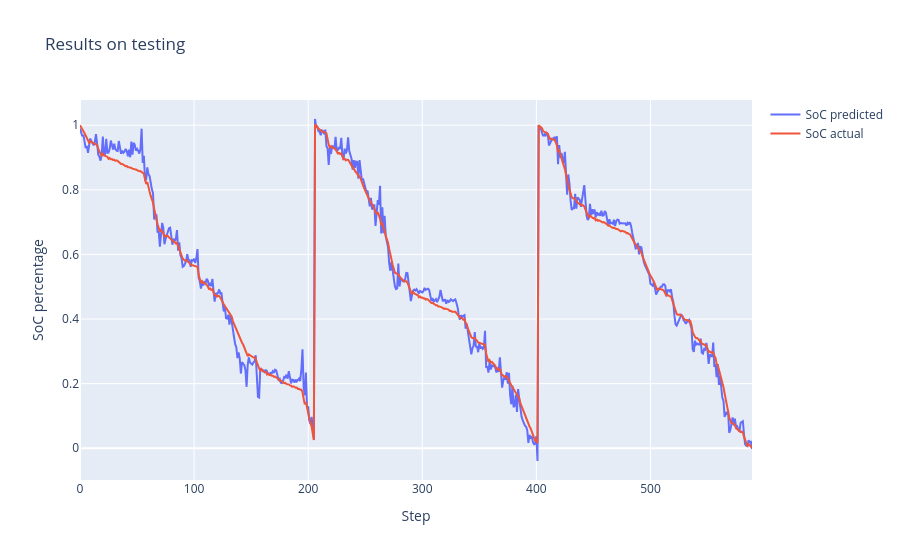

This figure's notebook cell:
### Markdown cell above
## 0C

### Code cell
test_x, test_y = get_test_data(['0degC/590_Mixed4',
                                '0degC/590_Mixed5',
                                '0degC/590_Mixed6'])

print(model.evaluate(test_x, test_y))
plot_test_performance(test_x, test_y)

### Figure 1 — Plotly figure (JSON) as saved in the notebook; plotly's stock layout.template omitted (floating-point values rounded to 4 significant figures; data arrays with more than 128 entries replaced by an {"elided": "..."} marker saying what was removed)
{"data": [{"mode": "lines", "name": "SoC predicted", "type": "scatter", "y": {"elided": "590 float values"}}, {"mode": "lines", "name": "SoC actual", "type": "scatter", "y": {"elided": "590 float values"}}], "layout": {"autosize": true, "title": {"text": "Results on testing"}, "xaxis": {"autorange": true, "range": [0, 589], "title": {"text": "Step"}}, "yaxis": {"autorange": true, "range": [-0.0983, 1.078], "title": {"text": "SoC percentage"}, "type": "linear"}}}
